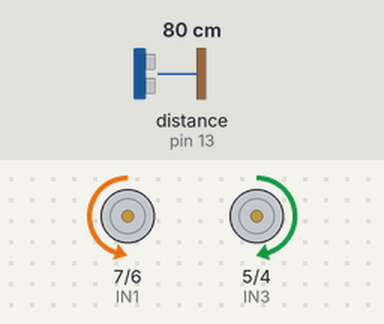
Bench run of a sketch on a simulated Arduino Uno, built with avr-gcc and run on an emulated ATmega328P. Shown: motor-driver pin pairs drawn as motors (green arrow = first pin HIGH = forward, orange = second pin HIGH = backward, longer = more drive, scaled by the enable pin). Wiring (inferred from the names in the program): ultrasonic range finder: trigger pin 12; echo pin 13. The test bench sets the inputs (shaded band); at power-on: distance to the obstacle (sensor on pin 13) 80 cm. The echo pulse lasts 58.3 µs per cm. At 2.7 s the program stops and its outputs stay as they are.

Above: at 1.2 s.
1.3 s: distance to the obstacle (sensor on pin 13) set to 2 cm
At 2.0 s:
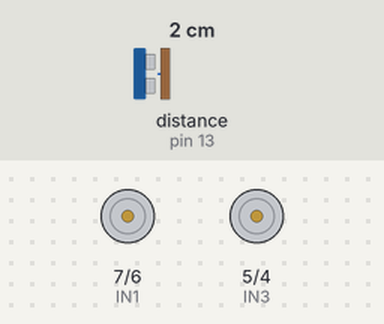
At 2.4 s:
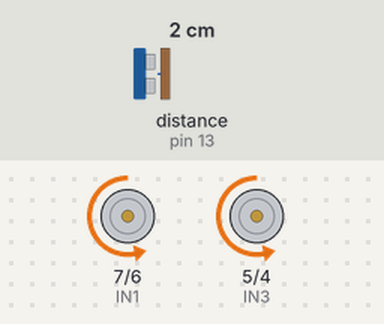
Timing chart, 0 to 4.2 s (numbered marks = the images above; inputs shaded):
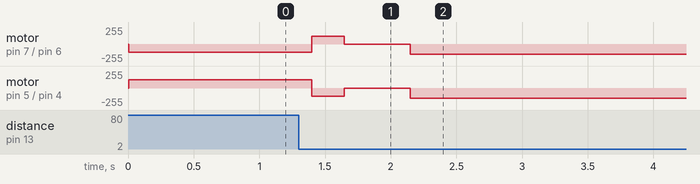

Measured:
- after the input at 1.3 s, motor on pin 7 (IN1) / pin 6 (IN2): backward 120/255 → forward 120/255 after 0.10 s, → stopped 0.25 s later, → backward 150/255 0.50 s later; motor on pin 5 (IN3) / pin 4 (IN4): forward 121/255 → backward 120/255 after 0.10 s, → stopped 0.25 s later, → backward 150/255 0.50 s later

The sketch:

sketch_robot_sonar_3.ino
```cpp
int IN1 = 7; // Двигатели
int IN2 = 6;
int IN3 = 5;
int IN4 = 4;

int EN1 = 9; // сигналы скорости
int EN2 = 3;

int Trig = 12; // сонар
int Echo = 13;

int LED = 13;

int MAXspeed = 120; // Максимальная скорость робота
int TURNspeed = 150;
int TURNangle = 300; // время поворота, хорошо бы пересчитать в градусы, когда будут датчики положения или скорости.
int i;
int t;

unsigned int impulseTime=0; // Для сонара
unsigned int distance_sm=0;

void setup()
{
  Serial.begin(9600);

  //выводы двигателей
  pinMode (EN1, OUTPUT);
  pinMode (IN1, OUTPUT);
  pinMode (IN2, OUTPUT);
  pinMode (EN2, OUTPUT);
  pinMode (IN4, OUTPUT);
  pinMode (IN3, OUTPUT);

  //выводы сонара
  pinMode(Trig, OUTPUT);
  pinMode(Echo, INPUT);
}


void loop()
{

int pos = dist ();

if (pos>20)
  {
    robo_forth ();
    delay(100);
  }
  else
  {
    robo_back ();
    robo_stop ();
    delay(500);

    robo_turn ();
    robo_stop ();
    delay(500);
  }

}

//functions

//STOP
  int robo_stop () {
    // обнуление сигнала
    analogWrite (EN1, 0);
    analogWrite (EN2, 0);

    }

//FORTH
  int robo_forth () {
      // настройки для езды вперед
    digitalWrite (IN2, HIGH);
    digitalWrite (IN1, LOW);

    digitalWrite (IN3, HIGH);
    digitalWrite (IN4, LOW);

    analogWrite(EN1, MAXspeed);
    analogWrite(EN2, MAXspeed*1.01);
    delay(50);

  }

//TURN
  int robo_turn () {
    // настройки для кругом
    digitalWrite (IN2, HIGH);
    digitalWrite (IN1, LOW);

    digitalWrite (IN4, HIGH);
    digitalWrite (IN3, LOW);

    // пусть крутится пока <30см
    int pos = dist ();
    while(pos < 30){
      analogWrite(EN1, TURNspeed);
      analogWrite(EN2, TURNspeed);
      delay(TURNangle); // здесь регулировать время поворота.
    }
  }

//BACK
  int robo_back () {
    // настройки для езды назад
    digitalWrite (IN1, HIGH);
    digitalWrite (IN2, LOW);

    digitalWrite (IN4, HIGH);
    digitalWrite (IN3, LOW);

    analogWrite(EN1, MAXspeed);
    analogWrite(EN2, MAXspeed);
    delay(250);

  }


//Sonar
  int dist () {

    digitalWrite(Trig, HIGH);
    /* Подаем импульс на вход trig дальномера */
    delayMicroseconds(10); // равный 10 микросекундам
    digitalWrite(Trig, LOW); // Отключаем
    impulseTime=pulseIn(Echo, HIGH); // Замеряем длину импульса
    distance_sm=impulseTime/58; // Пересчитываем в сантиметры
    return distance_sm;
  }
```
